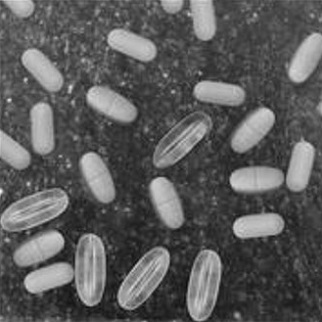
#> input picture 1.jpg, 322 x 322 px
$ jupyter execute main.ipynb
#> lines starting #> are read from the running program, lines starting #| are printed output that depends on the picture; after the words box and inside, x2 and y2 are one past the last pixel; in counts of white or black regions, pixels touching at a corner belong together
# Tugas 2 PCVK: Image Segmentation

Rayhan Adi Wicaksono <br> <br>
21/477186/TK/52550

### Import Packages

[cell 1]
import cv2
import matplotlib.pyplot as plt
import numpy as np

## Vanilla Image Segmentation

### Load Images

[cell 2]
image = cv2.imread('1.jpg')
#> image is the input picture: shape (322, 322, 3); min 11, max 248, mean 91.2
image = cv2.cvtColor(image, cv2.COLOR_BGR2RGB)

# Display the image
plt.imshow(image)
plt.axis('off')
plt.show()

### Convert Images into Greyscales

[cell 3]
# Convert to grayscale
image = cv2.cvtColor(image, cv2.COLOR_RGB2GRAY)
#> image: shape (322, 322)

# Display the image
plt.imshow(image, cmap='gray')
plt.axis('off')
plt.show()

### Apply global thresholding where threshold = 110

[cell 4]
# Apply global thresholding with threshold = 110
_ , image = cv2.threshold(image, 110, 255, cv2.THRESH_BINARY)
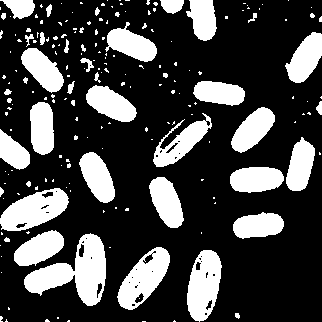
#> image: shape (322, 322); 26.6% white; 198 white regions (155 under 20 px), largest, box (x1, y1, x2, y2) and area: (24, 233, 106, 306) 2795, (0, 188, 69, 231) 1796, (187, 250, 222, 322) 1756

plt.imshow(image, cmap='gray')
plt.axis('off')
plt.show()

### Apply Area Based Image Segmentation

[cell 5]
num_labels, labels, stats, centroids = cv2.connectedComponentsWithStats(image)
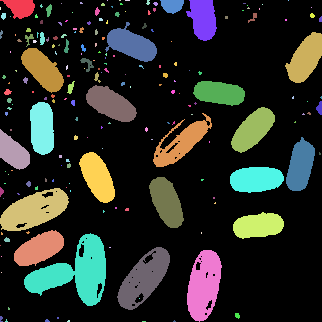
#> labels: shape (322, 322) int32; 199 distinct labels, from 0 to 198; one colour per label, 0 black
#> num_labels = 199; stats = 199 rows, first 6: [0, 0, 322, 322, 76053], [0, 0, 35, 19, 427], [107, 0, 1, 1, 1], [119, 0, 2, 1, 2], [125, 0, 5, 1, 5], [146, 0, 4, 5, 14]; centroids = 199 pairs, first value 0 to 320.8, second value 0 to 321
min_area_threshold = 200
mask = np.zeros_like(image)

for label in range(1, num_labels):
    area = stats[label, cv2.CC_STAT_AREA]
    if area > min_area_threshold:
        mask[labels == label] = 255
#> this loop made 198 passes
#> area on passes 1, 6, 7: 427, 250, 909

# Display the image
plt.imshow(mask, cmap='gray')
plt.axis('off')
plt.show()

### Honorable Mention: Trial using morphology opening and closing (dropped)

[cell 6]
kernel = (3,3)
kernel_close = (4,4)

# Perform opening and closing operation
mask = cv2.morphologyEx(mask, cv2.MORPH_OPEN, cv2.getStructuringElement(cv2.MORPH_RECT, kernel))
#> mask: shape (322, 322); 24.8% white; 23 white regions (1 under 20 px), largest, box (x1, y1, x2, y2) and area: (24, 234, 106, 306) 2763, (0, 188, 68, 231) 1785, (187, 250, 222, 321) 1735
mask = cv2.morphologyEx(mask, cv2.MORPH_CLOSE, cv2.getStructuringElement(cv2.MORPH_RECT, kernel_close))
#> mask: shape (322, 322); 25.2% white; 22 white regions (1 under 20 px), largest, box (x1, y1, x2, y2) and area: (25, 235, 107, 307) 2822, (231, 139, 316, 194) 2208, (0, 189, 69, 232) 1868

mask = cv2.morphologyEx(mask, cv2.MORPH_OPEN, cv2.getStructuringElement(cv2.MORPH_RECT, kernel))
#> mask: shape (322, 322); 25.2% white; 22 white regions (1 under 20 px), largest, box (x1, y1, x2, y2) and area: (25, 235, 107, 307) 2816, (231, 139, 316, 194) 2208, (0, 189, 69, 232) 1862
mask = cv2.morphologyEx(mask, cv2.MORPH_CLOSE, cv2.getStructuringElement(cv2.MORPH_RECT, kernel_close))
#> mask: shape (322, 322); 25.2% white; 22 white regions (1 under 20 px), largest, box (x1, y1, x2, y2) and area: (26, 236, 108, 308) 2822, (232, 140, 317, 195) 2208, (0, 190, 70, 233) 1879

mask = cv2.morphologyEx(mask, cv2.MORPH_OPEN, cv2.getStructuringElement(cv2.MORPH_RECT, kernel))
#> mask: shape (322, 322); 25.2% white; 22 white regions (1 under 20 px), largest, box (x1, y1, x2, y2) and area: (26, 236, 108, 308) 2816, (232, 140, 317, 195) 2208, (0, 190, 70, 233) 1873
mask = cv2.morphologyEx(mask, cv2.MORPH_CLOSE, cv2.getStructuringElement(cv2.MORPH_RECT, kernel_close))
#> mask: shape (322, 322); 25.3% white; 22 white regions (1 under 20 px), largest, box (x1, y1, x2, y2) and area: (27, 237, 109, 309) 2822, (233, 141, 318, 196) 2208, (0, 191, 71, 234) 1890

mask = cv2.morphologyEx(mask, cv2.MORPH_OPEN, cv2.getStructuringElement(cv2.MORPH_RECT, kernel))
#> mask: shape (322, 322); 25.3% white; 22 white regions (1 under 20 px), largest, box (x1, y1, x2, y2) and area: (27, 237, 109, 309) 2816, (233, 141, 318, 196) 2208, (0, 191, 71, 234) 1884
mask = cv2.morphologyEx(mask, cv2.MORPH_CLOSE, cv2.getStructuringElement(cv2.MORPH_RECT, kernel_close))
#> mask: shape (322, 322); 25.4% white; 22 white regions (1 under 20 px), largest, box (x1, y1, x2, y2) and area: (28, 238, 110, 310) 2822, (234, 142, 319, 197) 2208, (0, 192, 72, 235) 1901

# Perform closing operation twice
mask = cv2.morphologyEx(mask, cv2.MORPH_CLOSE, cv2.getStructuringElement(cv2.MORPH_RECT, kernel_close))
#> mask: shape (322, 322); 25.4% white; 22 white regions (1 under 20 px), largest, box (x1, y1, x2, y2) and area: (29, 239, 111, 311) 2822, (235, 143, 320, 198) 2208, (0, 193, 73, 236) 1912
mask = cv2.morphologyEx(mask, cv2.MORPH_CLOSE, cv2.getStructuringElement(cv2.MORPH_RECT, kernel_close))
#> mask: shape (322, 322); 25.5% white; 22 white regions (1 under 20 px), largest, box (x1, y1, x2, y2) and area: (30, 240, 112, 312) 2822, (236, 144, 322, 199) 2216, (0, 194, 74, 237) 1923

# Display the image
plt.imshow(mask, cmap='gray')
plt.axis('off')
plt.show()

## Enhanced Image Segmentation

### Load Images

[cell 7]
image = cv2.imread('1.jpg')
image = cv2.cvtColor(image, cv2.COLOR_BGR2RGB)

# Display the image
plt.imshow(image)
plt.axis('off')
plt.show()

### Convert Images into Greyscales

[cell 8]
# Convert to grayscale
image = cv2.cvtColor(image, cv2.COLOR_RGB2GRAY)

# Display the image
plt.imshow(image, cmap='gray')
plt.axis('off')
plt.show()

### Histogram Equalization

[cell 9]
# Perform histogram equalization
image = cv2.equalizeHist(image)
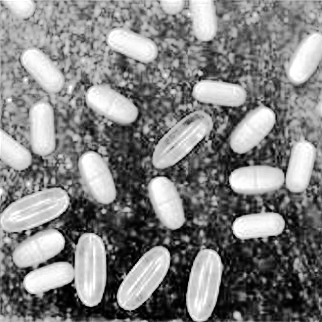
#> image: shape (322, 322); min 0, max 255, mean 128.7

plt.imshow(image, cmap='gray')
plt.axis('off')
plt.show()

### Apply global thresholding where threshold = 188

[cell 10]
# Apply global thresholding with threshold = 110
_ , image = cv2.threshold(image, 188, 255, cv2.THRESH_BINARY)
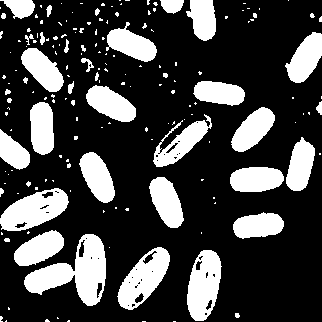
#> image: shape (322, 322); 26.2% white; 176 white regions (136 under 20 px), largest, box (x1, y1, x2, y2) and area: (24, 234, 106, 306) 2764, (0, 188, 69, 231) 1778, (187, 250, 222, 321) 1736

plt.imshow(image, cmap='gray')
plt.axis('off')
plt.show()

### Apply Area Based Image Segmentation

[cell 11]
num_labels, labels, stats, centroids = cv2.connectedComponentsWithStats(image)
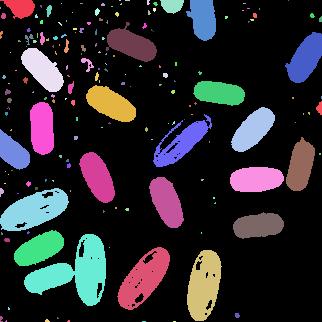
#> labels: shape (322, 322) int32; 177 distinct labels, from 0 to 176; one colour per label, 0 black
#> num_labels = 177; stats = 177 rows, first 6: [0, 0, 322, 322, 76552], [0, 0, 35, 19, 421], [119, 0, 2, 1, 2], [125, 0, 5, 1, 5], [147, 0, 3, 5, 12], [160, 0, 24, 14, 247]; centroids = 177 pairs, first value 0 to 321, second value 0 to 321
min_area_threshold = 200
mask = np.zeros_like(image)

for label in range(1, num_labels):
    area = stats[label, cv2.CC_STAT_AREA]
    if area > min_area_threshold:
        mask[labels == label] = 255
#> this loop made 176 passes
#> area on passes 1, 5, 6: 421, 247, 902
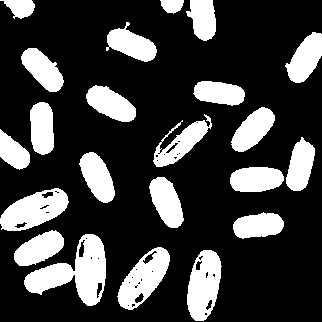
#> mask: shape (322, 322); 24.8% white; 22 white regions, largest, box (x1, y1, x2, y2) and area: (24, 234, 106, 306) 2764, (0, 188, 69, 231) 1778, (187, 250, 222, 321) 1736

# Display the image
plt.imshow(mask, cmap='gray')
plt.axis('off')
plt.show()

### Honorable Mention: Trial using morphology opening and closing (dropped)

[cell 12]
kernel = (3,3)
kernel_close = (4,4)

# Perform opening and closing operation
mask = cv2.morphologyEx(mask, cv2.MORPH_OPEN, cv2.getStructuringElement(cv2.MORPH_RECT, kernel))
#> mask: shape (322, 322); 24.5% white; 28 white regions (6 under 20 px), largest, box (x1, y1, x2, y2) and area: (24, 234, 106, 306) 2698, (0, 188, 68, 231) 1766, (187, 250, 221, 321) 1695
mask = cv2.morphologyEx(mask, cv2.MORPH_CLOSE, cv2.getStructuringElement(cv2.MORPH_RECT, kernel_close))
#> mask: shape (322, 322); 24.9% white; 22 white regions (1 under 20 px), largest, box (x1, y1, x2, y2) and area: (25, 235, 107, 307) 2788, (231, 139, 316, 193) 2190, (0, 189, 69, 232) 1853

mask = cv2.morphologyEx(mask, cv2.MORPH_OPEN, cv2.getStructuringElement(cv2.MORPH_RECT, kernel))
#> mask: shape (322, 322); 24.9% white; 22 white regions (1 under 20 px), largest, box (x1, y1, x2, y2) and area: (25, 235, 107, 307) 2782, (231, 139, 316, 193) 2190, (0, 189, 69, 232) 1853
mask = cv2.morphologyEx(mask, cv2.MORPH_CLOSE, cv2.getStructuringElement(cv2.MORPH_RECT, kernel_close))
#> mask: shape (322, 322); 25% white; 22 white regions (1 under 20 px), largest, box (x1, y1, x2, y2) and area: (26, 236, 108, 308) 2788, (232, 140, 317, 194) 2190, (0, 190, 70, 233) 1864

mask = cv2.morphologyEx(mask, cv2.MORPH_OPEN, cv2.getStructuringElement(cv2.MORPH_RECT, kernel))
#> mask: shape (322, 322); 25% white; 22 white regions (1 under 20 px), largest, box (x1, y1, x2, y2) and area: (26, 236, 108, 308) 2782, (232, 140, 317, 194) 2190, (0, 190, 70, 233) 1864
mask = cv2.morphologyEx(mask, cv2.MORPH_CLOSE, cv2.getStructuringElement(cv2.MORPH_RECT, kernel_close))
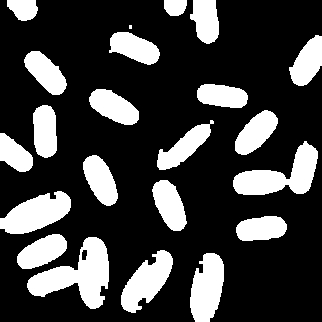
#> mask: shape (322, 322); 25.1% white; 22 white regions (1 under 20 px), largest, box (x1, y1, x2, y2) and area: (27, 237, 109, 309) 2788, (233, 141, 318, 195) 2190, (0, 191, 71, 234) 1875

mask = cv2.morphologyEx(mask, cv2.MORPH_OPEN, cv2.getStructuringElement(cv2.MORPH_RECT, kernel))
#> mask: shape (322, 322); 25.1% white; 22 white regions (1 under 20 px), largest, box (x1, y1, x2, y2) and area: (27, 237, 109, 309) 2782, (233, 141, 318, 195) 2190, (0, 191, 71, 234) 1875
mask = cv2.morphologyEx(mask, cv2.MORPH_CLOSE, cv2.getStructuringElement(cv2.MORPH_RECT, kernel_close))
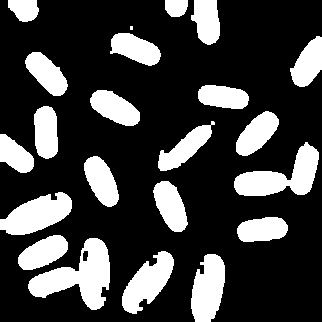
#> mask: shape (322, 322); 25.1% white; 22 white regions (1 under 20 px), largest, box (x1, y1, x2, y2) and area: (28, 238, 110, 310) 2788, (234, 142, 319, 196) 2190, (0, 192, 72, 235) 1886

# Perform closing operation twice
mask = cv2.morphologyEx(mask, cv2.MORPH_CLOSE, cv2.getStructuringElement(cv2.MORPH_RECT, kernel_close))
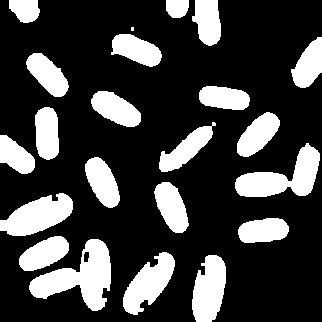
#> mask: shape (322, 322); 25.2% white; 22 white regions (1 under 20 px), largest, box (x1, y1, x2, y2) and area: (29, 239, 111, 311) 2788, (235, 143, 320, 197) 2190, (0, 193, 73, 236) 1897
mask = cv2.morphologyEx(mask, cv2.MORPH_CLOSE, cv2.getStructuringElement(cv2.MORPH_RECT, kernel_close))
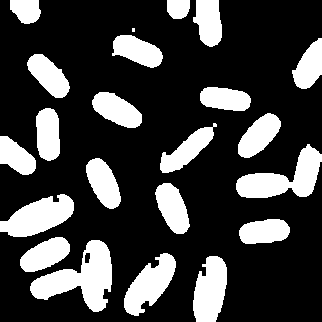
#> mask: shape (322, 322); 25.3% white; 22 white regions (1 under 20 px), largest, box (x1, y1, x2, y2) and area: (30, 240, 112, 312) 2788, (236, 144, 322, 198) 2198, (0, 194, 74, 237) 1908

# Display the image
plt.imshow(mask, cmap='gray')
plt.axis('off')
plt.show()
